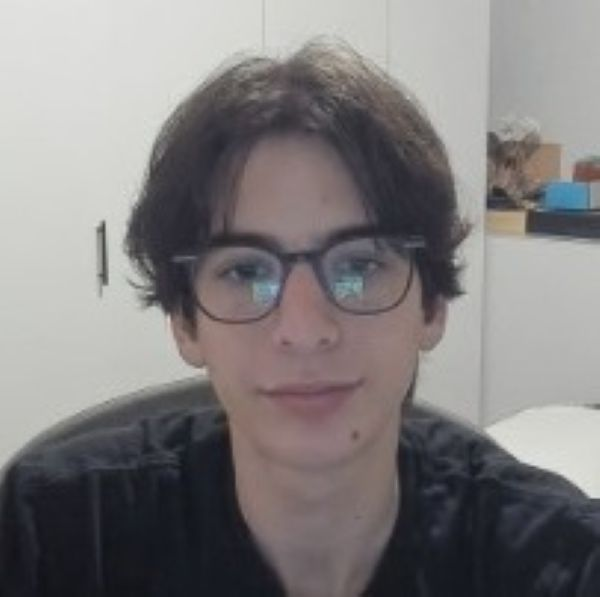
#> input picture pics/dani.png, 600 x 597 px, given in place of the camera
$ python security_monitor.py
#> lines starting #> are read from the running program, lines starting #| are printed output that depends on the picture
import cv2
import face_recognition
import numpy as np
import os
import smtplib
import ssl
from email.message import EmailMessage
from datetime import datetime, timedelta


def load_known_faces(known_faces_dir="known_faces"):
    """
    Load known faces from a directory.
    Each image file name (without extension) is treated as the person's name.
    """
    known_encodings = []
    known_names = []

    if not os.path.isdir(known_faces_dir):
        print(f"[INFO] Known faces directory '{known_faces_dir}' not found. No known faces loaded.")
        return known_encodings, known_names

    for file_name in os.listdir(known_faces_dir):
        file_path = os.path.join(known_faces_dir, file_name)
        if not os.path.isfile(file_path):
            continue

        name, ext = os.path.splitext(file_name)
        if ext.lower() not in [".jpg", ".jpeg", ".png"]:
            continue

        image = face_recognition.load_image_file(file_path)
        encodings = face_recognition.face_encodings(image)
        if len(encodings) == 0:
            print(f"[WARN] No face found in known face image: {file_name}")
            continue

        known_encodings.append(encodings[0])
        known_names.append(name)
        print(f"[INFO] Loaded known face for: {name}")

    return known_encodings, known_names


# [65 lines left out: functions send_alert_email, detect_motion, not called in this run]


def main():
    # --- USER CONFIGURATION (FILL THESE OUT) ---
    known_faces_dir = "known_faces"

    # Gmail SMTP configuration (use an app password, not your main password)
    smtp_server = "smtp.gmail.com"
    smtp_port = 465
    smtp_user = "your_email@gmail.com"       # Gmail address used to send email
    smtp_password = "your_app_password_here"  # App password from Google
    sender_email = "your_email@gmail.com"
    recipient_email = "recipient_email@gmail.com"

    # How often to send alerts for unknown faces (to avoid spamming)
    alert_cooldown_seconds = 60

    # -------------------------------------------

    known_encodings, known_names = load_known_faces(known_faces_dir)

    # Haar cascade for face detection (bundled with OpenCV)
    face_cascade_path = cv2.data.haarcascades + "haarcascade_frontalface_default.xml"
    face_cascade = cv2.CascadeClassifier(face_cascade_path)

    print("[INFO] Starting video capture...")
    cap = cv2.VideoCapture(0)
    if not cap.isOpened():
        print("[ERROR] Could not open webcam.")
        return

    prev_gray = None
    last_alert_time = datetime.min

    try:
        while True:
            ret, frame = cap.read()
#> frame is the input picture: shape (597, 600, 3); mean B, G, R 125.9, 125.4, 128.6
            if not ret:
                print("[ERROR] Failed to read frame from camera.")
                break

            # Resize for performance
            frame_resized = cv2.resize(frame, (640, 480))
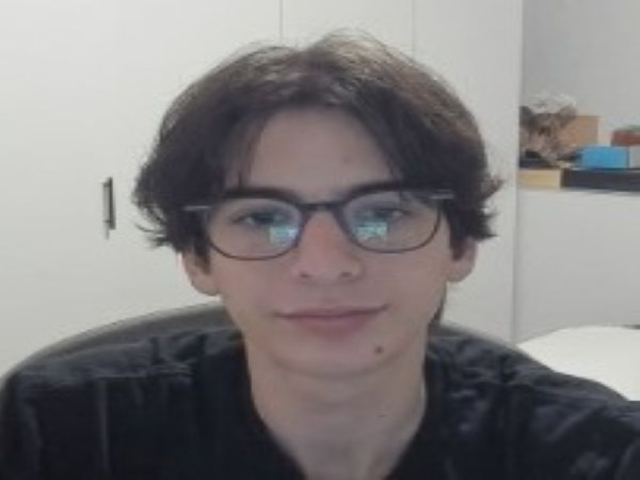
#> frame_resized: shape (480, 640, 3); mean B, G, R 125.8, 125.3, 128.6
            gray = cv2.cvtColor(frame_resized, cv2.COLOR_BGR2GRAY)
            gray = cv2.GaussianBlur(gray, (21, 21), 0)
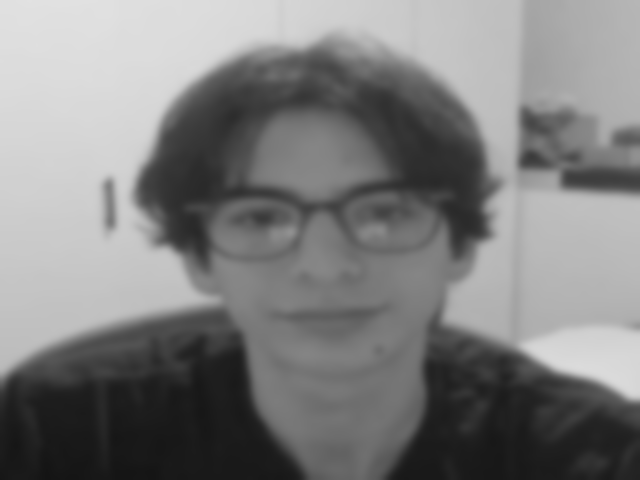
#> gray: shape (480, 640); min 20, max 226, mean 126.4

            motion_detected = False
            if prev_gray is not None:
                motion_detected = detect_motion(prev_gray, gray)

            prev_gray = gray

            if motion_detected:
                # Detect faces in the frame where motion was found
                faces = face_cascade.detectMultiScale(
                    gray, scaleFactor=1.1, minNeighbors=5, minSize=(60, 60)
                )

                for (x, y, w, h) in faces:
                    face_roi_color = frame_resized[y : y + h, x : x + w]

                    # Convert to RGB for face_recognition
                    face_rgb = cv2.cvtColor(face_roi_color, cv2.COLOR_BGR2RGB)
                    encodings = face_recognition.face_encodings(face_rgb)

                    if len(encodings) == 0:
                        continue

                    face_encoding = encodings[0]

                    name = "Unknown"
                    if known_encodings:
                        matches = face_recognition.compare_faces(
                            known_encodings, face_encoding, tolerance=0.5
                        )
                        face_distances = face_recognition.face_distance(
                            known_encodings, face_encoding
                        )

                        best_match_index = np.argmin(face_distances)
                        if matches[best_match_index]:
                            name = known_names[best_match_index]

                    # Draw box and label on frame
                    cv2.rectangle(
                        frame_resized, (x, y), (x + w, y + h), (0, 255, 0), 2
                    )
                    cv2.putText(
                        frame_resized,
                        name,
                        (x, y - 10),
                        cv2.FONT_HERSHEY_SIMPLEX,
                        0.6,
                        (0, 255, 0),
                        2,
                    )

                    # If unknown and cooldown passed, send alert email
                    if name == "Unknown":
                        now = datetime.now()
                        if now - last_alert_time >= timedelta(
                            seconds=alert_cooldown_seconds
                        ):
                            print("[INFO] Unknown face detected, sending email alert...")
                            send_alert_email(
                                face_roi_color,
                                smtp_server,
                                smtp_port,
                                smtp_user,
                                smtp_password,
                                sender_email,
                                recipient_email,
                            )
                            last_alert_time = now

            # Show the video feed with annotations
            cv2.imshow("Security Monitor", frame_resized)

            key = cv2.waitKey(1) & 0xFF
#> (key q is pressed here)
            if key == ord("q"):
                print("[INFO] Quitting...")
                break

    finally:
        cap.release()
        cv2.destroyAllWindows()


if __name__ == "__main__":
    main()

$ run again, on pics/yuval.png
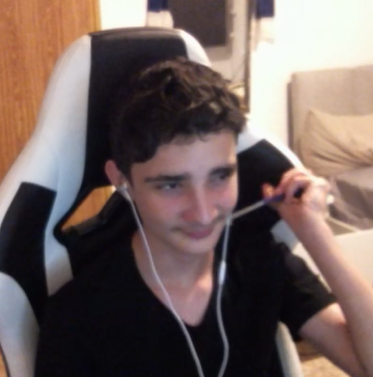
#> input picture pics/yuval.png, 373 x 377 px, given in place of the camera
#> in main, frame is the input picture: shape (377, 373, 3); mean B, G, R 94, 98.1, 115
#> in main, `frame_resized = cv2.resize(frame, (640, 480))`:
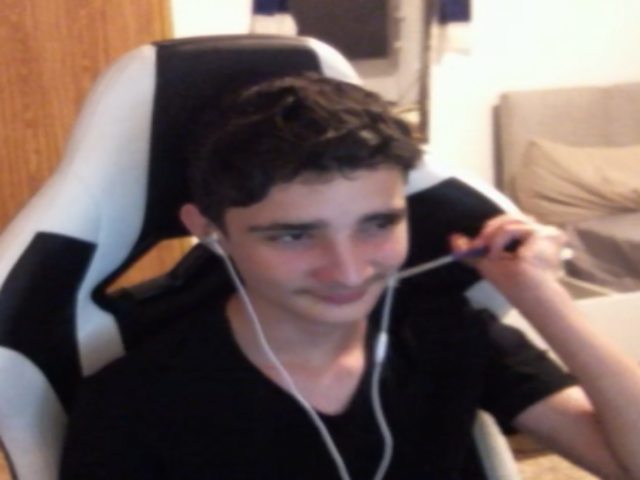
#> frame_resized: shape (480, 640, 3); mean B, G, R 93.9, 98, 114.9
#> in main, `gray = cv2.GaussianBlur(gray, (21, 21), 0)`:
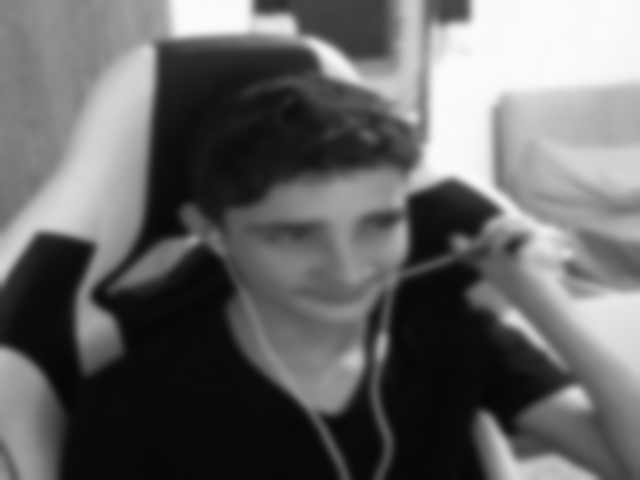
#> gray: shape (480, 640); min 5, max 251, mean 102.6
